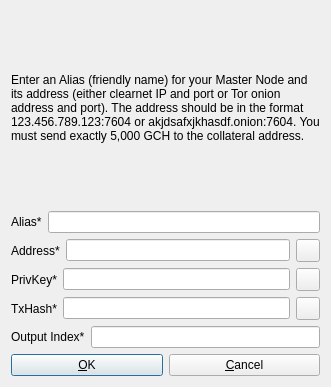
<?xml version="1.0" encoding="UTF-8"?>
<ui version="4.0">
 <class>AddEditGalaxyNode</class>
 <widget class="QDialog" name="AddEditGalaxyNode">
  <property name="geometry">
   <rect>
    <x>0</x>
    <y>0</y>
    <width>331</width>
    <height>387</height>
   </rect>
  </property>
  <property name="windowTitle">
   <string>Add/Edit  Node</string>
  </property>
  <property name="modal">
   <bool>true</bool>
  </property>
  <layout class="QVBoxLayout" name="verticalLayout">
   <item>
    <widget class="QLabel" name="label_9">
     <property name="sizePolicy">
      <sizepolicy hsizetype="Preferred" vsizetype="Expanding">
       <horstretch>0</horstretch>
       <verstretch>0</verstretch>
      </sizepolicy>
     </property>
     <property name="text">
      <string>&lt;html&gt;&lt;head/&gt;&lt;body&gt;&lt;p&gt;Enter an Alias (friendly name) for your Master Node and its address (either clearnet IP and port or Tor onion address and port). The address should be in the format 123.456.789.123:7604 or akjdsafxjkhasdf.onion:7604. You must send exactly 5,000 GCH to the collateral address.&lt;/p&gt;&lt;/body&gt;&lt;/html&gt;</string>
     </property>
     <property name="wordWrap">
      <bool>true</bool>
     </property>
    </widget>
   </item>
   <item>
    <layout class="QHBoxLayout" name="horizontalLayout_4">
     <property name="bottomMargin">
      <number>0</number>
     </property>
     <item>
      <widget class="QLabel" name="label_4">
       <property name="text">
        <string>Alias*</string>
       </property>
      </widget>
     </item>
     <item>
      <widget class="QLineEdit" name="aliasLineEdit"/>
     </item>
    </layout>
   </item>
   <item>
    <layout class="QHBoxLayout" name="horizontalLayout_5">
     <property name="bottomMargin">
      <number>0</number>
     </property>
     <item>
      <widget class="QLabel" name="label_6">
       <property name="text">
        <string>Address*</string>
       </property>
      </widget>
     </item>
     <item>
      <widget class="QLineEdit" name="addressLineEdit"/>
     </item>
     <item>
      <widget class="QToolButton" name="AddEditAddressPasteButton">
       <property name="toolTip">
        <string>Paste address from clipboard</string>
       </property>
       <property name="text">
        <string/>
       </property>
       <property name="icon">
        <iconset resource="../galaxycash.qrc">
         <normaloff>:/icons/editpaste</normaloff>:/icons/editpaste</iconset>
       </property>
       <property name="shortcut">
        <string>Alt+P</string>
       </property>
      </widget>
     </item>
    </layout>
   </item>
   <item>
    <layout class="QHBoxLayout" name="horizontalLayout_3">
     <property name="bottomMargin">
      <number>0</number>
     </property>
     <item>
      <widget class="QLabel" name="label_5">
       <property name="text">
        <string>PrivKey*</string>
       </property>
      </widget>
     </item>
     <item>
      <widget class="QLineEdit" name="privkeyLineEdit"/>
     </item>
     <item>
      <widget class="QToolButton" name="AddEditPrivkeyPasteButton">
       <property name="toolTip">
        <string>Paste address from clipboard</string>
       </property>
       <property name="text">
        <string/>
       </property>
       <property name="icon">
        <iconset resource="../galaxycash.qrc">
         <normaloff>:/icons/editpaste</normaloff>:/icons/editpaste</iconset>
       </property>
       <property name="shortcut">
        <string>Alt+P</string>
       </property>
      </widget>
     </item>
    </layout>
   </item>
   <item>
    <layout class="QHBoxLayout" name="horizontalLayout_2">
     <property name="bottomMargin">
      <number>0</number>
     </property>
     <item>
      <widget class="QLabel" name="label_2">
       <property name="text">
        <string>TxHash*</string>
       </property>
      </widget>
     </item>
     <item>
      <widget class="QLineEdit" name="txhashLineEdit"/>
     </item>
     <item>
      <widget class="QToolButton" name="AddEditTxhashPasteButton">
       <property name="toolTip">
        <string>Paste address from clipboard</string>
       </property>
       <property name="text">
        <string/>
       </property>
       <property name="icon">
        <iconset resource="../galaxycash.qrc">
         <normaloff>:/icons/editpaste</normaloff>:/icons/editpaste</iconset>
       </property>
       <property name="shortcut">
        <string>Alt+P</string>
       </property>
      </widget>
     </item>
    </layout>
   </item>
   <item>
    <layout class="QHBoxLayout" name="horizontalLayout_8">
     <property name="bottomMargin">
      <number>0</number>
     </property>
     <item>
      <widget class="QLabel" name="label_8">
       <property name="text">
        <string>Output Index*</string>
       </property>
      </widget>
     </item>
     <item>
      <widget class="QLineEdit" name="outputindexLineEdit"/>
     </item>
    </layout>
   </item>
   <item>
    <layout class="QHBoxLayout" name="horizontalLayout_Buttons">
     <item>
      <widget class="QPushButton" name="okButton">
       <property name="text">
        <string>&amp;OK</string>
       </property>
      </widget>
     </item>
     <item>
      <widget class="QPushButton" name="cancelButton">
       <property name="text">
        <string>&amp;Cancel</string>
       </property>
       <property name="autoDefault">
        <bool>false</bool>
       </property>
      </widget>
     </item>
    </layout>
   </item>
  </layout>
 </widget>
 <resources>
  <include location="../galaxycash.qrc"/>
 </resources>
 <connections/>
</ui>
